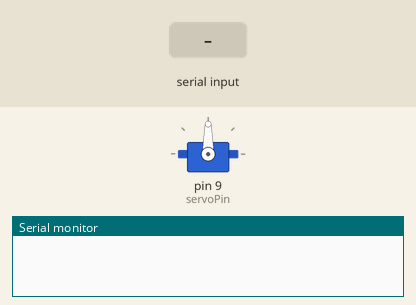
Simulated run of this sketch. Board: Arduino Uno, built with avr-gcc and run on an emulated ATmega328P. Shown: servo, the last lines printed to the serial monitor. The inputs (shaded band) are chosen by the test bench.

Above: at 1.2 s.
1.3 s: "g" received over the second serial link
At 2.1 s:
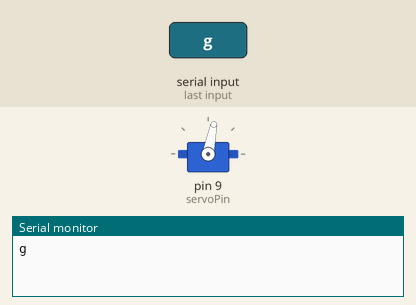
2.8 s: "f" received over the second serial link
At 3.2 s:
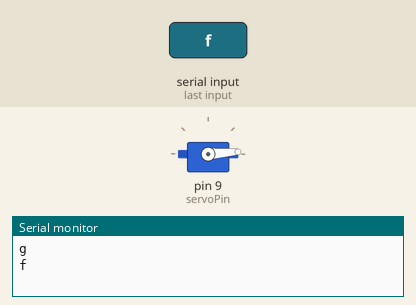
Timing chart, 0 to 5.8 s (numbered marks = the images above; inputs shaded):
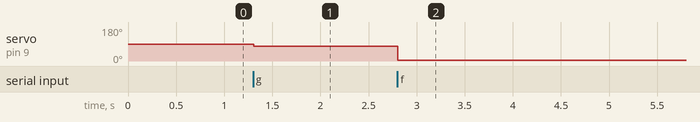

The sketch:

remotecontrolarduinoTOarduino.ino
```cpp
#include<SoftwareSerial.h>
#include <Servo.h>
Servo myservo;
SoftwareSerial BTserial(6, 7); //rx,tx

int pos=0;
int state;
int servoPin = 9;
void setup() {
  pinMode(servoPin,OUTPUT);
  myservo.attach(9);
  BTserial.begin(9600);
  Serial.begin(9600);
  BTserial.println("Bluetooth On please press f or g blink LED ..");
}

void loop() {

  if (BTserial.available() > 0) { // Checks whether data is comming from the serial port
                  state = BTserial.read(); // Reads the data from the serial port
                       //Read the incoming data and store it into variable data


                if(state == 'g'){

                    for (pos = 4; pos < 80; pos ++) { // goes from 0 degrees to 180 degrees
                    // in steps of 1 degree
                    myservo.write(pos);              // tell servo to go to position in variable 'pos'
                                          // waits 15ms for the servo to reach the position
                    }
                    Serial.println("g");
                }
                else if(state == 'f'){
                    for (pos = 80; pos >= 4; pos --) { // goes from 180 degrees to 0 degrees
                    // in steps of 1 degree
                    myservo.write(pos);              // tell servo to go to position in variable 'pos'
                                          // waits 15ms for the servo to reach the position
                  }
                Serial.println("f");
               }
               else{
                digitalWrite(servoPin,LOW);
               }
 }


}
```

Measured:
- after the input at 1.3 s, servo on pin 9 (servoPin): 90° → 79° at once
- after the input at 2.8 s, servo on pin 9 (servoPin): 79° → 4° at once
